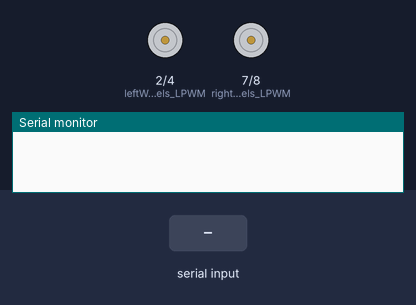
Simulated run of this sketch. Board: Arduino Uno, built with avr-gcc and run on an emulated ATmega328P. Shown: motor-driver pin pairs drawn as motors (green arrow = first pin HIGH = forward, orange = second pin HIGH = backward, longer = more drive), the last lines printed to the serial monitor. The inputs (shaded band) are chosen by the test bench.

Above: at 1.2 s.
1.3 s: "w" received over Serial
At 2.1 s:
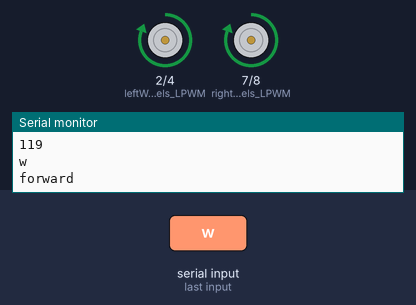
2.8 s: "s" received over Serial
At 3.3 s:
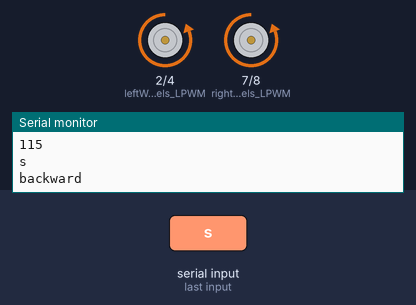
4.3 s: "a" received over Serial
At 5.5 s:
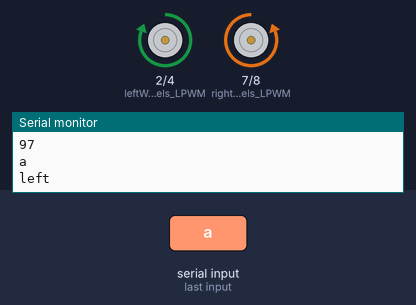
5.8 s: "d" received over Serial
At 6.8 s:
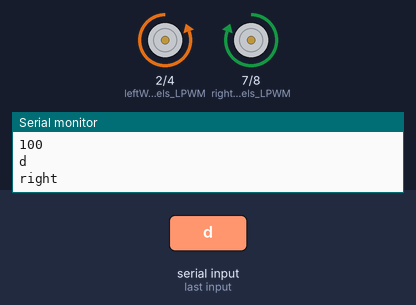
Timing chart, 0 to 8.3 s (numbered marks = the images above; inputs shaded):
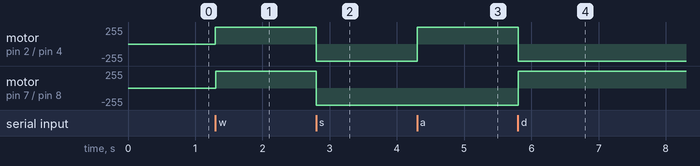

The sketch:

autonomous_bot.ino
```cpp
int vel = 175;

// left wheels
#define leftWheels_LPWM 2
#define leftWheels_RPWM 4

// right wheels
#define rightWheels_LPWM 7
#define rightWheels_RPWM 8

/*
 * forward --> rw_RPWM, lw_RPWM = True, rw_LPWM, lw_LPWM = False
 * backward --> rw_LPWM, lw_LPWM = True, rw_RPWM, lw_RPWM = False
 * left --> rw_RPWM, lw_LPWM = True, rw_LPWM, lw_RPWM = False
 * right --> rw_LPWM, lw_RPWM = True, rw_RPWM, lw_LPWM = False
 */

void go(int dir){
  // forward, backward, left, right
  String dir_names[5] = {"forward", "backward", "left", "right", "stop"};
  int dirs[5][4] = {{vel, 0, vel, 0}, {0, vel, 0, vel}, {vel, 0, 0, vel}, {0, vel, vel, 0}, {0, 0, 0, 0}};
  // in each direction array, the formation is --> {lw_LPWM, lw_RPWM, rw_LPWM, rw_RPWM}
  Serial.println(dir_names[dir]);

  analogWrite(leftWheels_LPWM, dirs[dir][0]);
  analogWrite(leftWheels_RPWM, dirs[dir][1]);
  analogWrite(rightWheels_LPWM, dirs[dir][2]);
  analogWrite(rightWheels_RPWM, dirs[dir][3]);

  delay(100);
}

void setup() {
  // put your setup code here, to run once:
  Serial.begin(9600);
  pinMode(leftWheels_LPWM, OUTPUT);
  pinMode(rightWheels_LPWM, OUTPUT);
  pinMode(leftWheels_RPWM, OUTPUT);
  pinMode(rightWheels_RPWM, OUTPUT);

}

void loop() {
  // put your main code here, to run repeatedly:
  int dirzzz;
  if (Serial.available()){
    int wat = Serial.read();
    Serial.println(wat);
    if (wat == 119){
      Serial.println("w");
      dirzzz = 0;
    }
    else if (wat == 115){
      Serial.println("s");
      dirzzz = 1;
    }
    else if (wat == 97){
      Serial.println("a");
      dirzzz = 2;
    }
    else if (wat == 100){
      Serial.println("d");
      dirzzz = 3;
    }
    else{
      Serial.println("wrong button yo");
      dirzzz = 4;
    }
  go(dirzzz);
  }

}
```

Measured:
- after the input at 1.3 s, motor on pin 2 (leftWheels_LPWM) / pin 4 (leftWheels_RPWM), motor on pin 7 (rightWheels_LPWM) / pin 8 (rightWheels_RPWM): stopped → forward 255/255 at once
- after the input at 2.8 s, motor on pin 2 (leftWheels_LPWM) / pin 4 (leftWheels_RPWM), motor on pin 7 (rightWheels_LPWM) / pin 8 (rightWheels_RPWM): forward 255/255 → backward 255/255 at once
- after the input at 4.3 s, motor on pin 2 (leftWheels_LPWM) / pin 4 (leftWheels_RPWM): backward 255/255 → forward 255/255 at once
- after the input at 5.8 s, motor on pin 2 (leftWheels_LPWM) / pin 4 (leftWheels_RPWM): forward 255/255 → backward 255/255 at once; motor on pin 7 (rightWheels_LPWM) / pin 8 (rightWheels_RPWM): backward 255/255 → forward 255/255 at once
